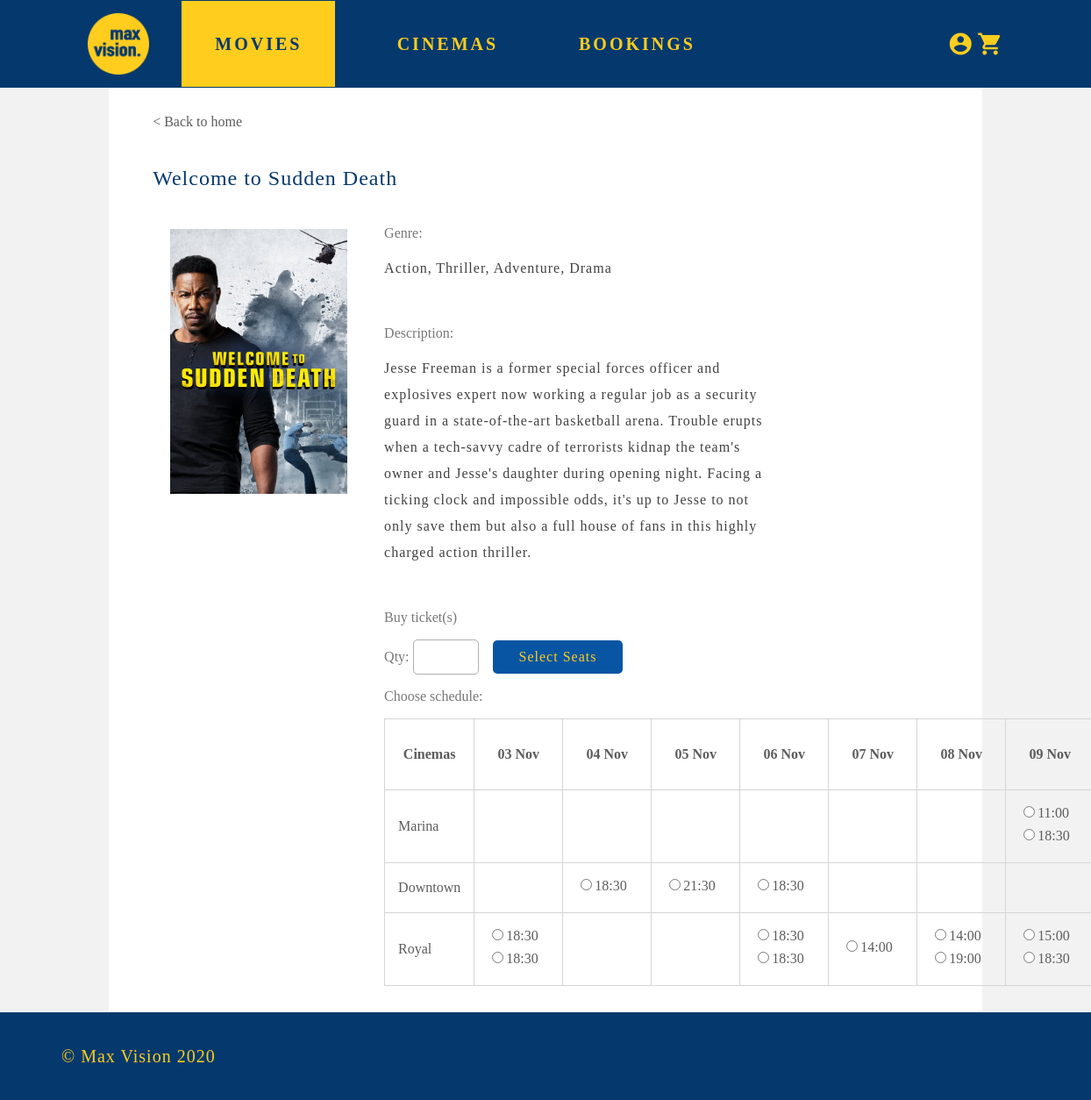
Page /movies/movie_details.php?movie_id=1 on the earlier database version.
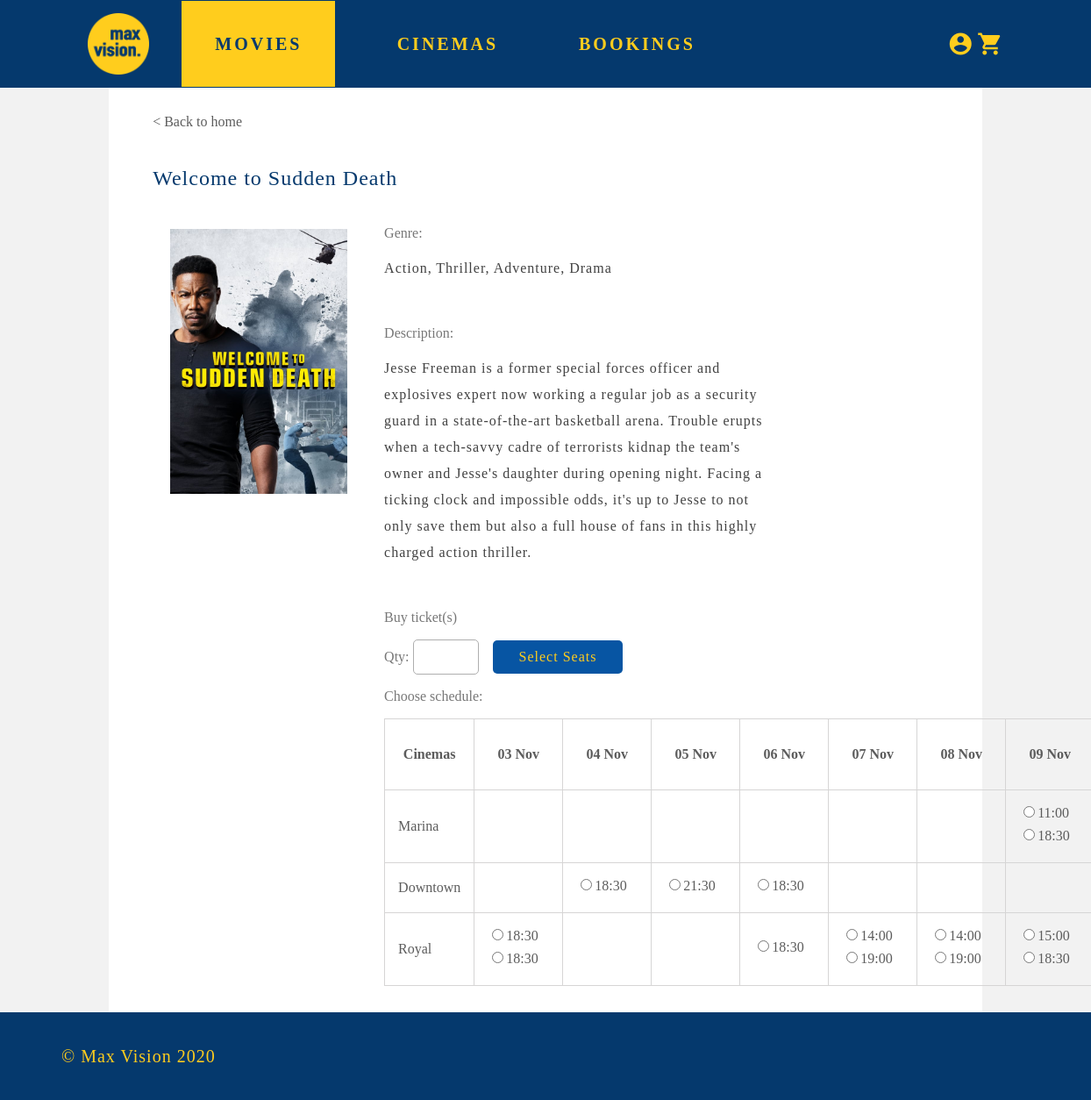
Same page on the later database version.
### tables this page shows
CREATE TABLE IF NOT EXISTS `movies` (
  `id` int(3) NOT NULL AUTO_INCREMENT,
  `movie_name` varchar(255) NOT NULL,
  `genre` varchar(255) NOT NULL,
  `genre1` varchar(255) DEFAULT NULL,
  `genre2` varchar(255) DEFAULT NULL,
  `genre3` varchar(255) DEFAULT NULL,
  `genre4` varchar(255) DEFAULT NULL,
  `genre5` varchar(255) DEFAULT NULL,
  `description` varchar(1000) NOT NULL,
  `picture_url` varchar(1000) NOT NULL,
  PRIMARY KEY (`id`)
);

CREATE TABLE IF NOT EXISTS `cinemas` (
  `id` int(8) NOT NULL AUTO_INCREMENT,
  `cinema_name` varchar(255) NOT NULL,
  `address` varchar(255) NOT NULL,
  `telephone` varchar(255) NOT NULL,
  `description` varchar(1000) NOT NULL,
  `picture` varchar(255) NOT NULL,
  PRIMARY KEY (`id`)
);

CREATE TABLE IF NOT EXISTS `movsessions` (
  `id` int(8) NOT NULL AUTO_INCREMENT,
  `movie_id` int(8) NOT NULL,
  `cinema_id` int(8) NOT NULL,
  `hall` int(2) NOT NULL,
  `weekend` tinyint(1) NOT NULL,
  `timing` datetime NOT NULL,
  `price` float(4,2) NOT NULL,
  `taken_seats` varchar(1000) NOT NULL,
  PRIMARY KEY (`id`),
  KEY `movie_id` (`movie_id`),
  KEY `cinema_id` (`cinema_id`)
);

### constants.php (called while the page is built, shortened)
<?php
    $today = date("Y-m-d");
?>

### movies/movie_details.php (the view, shortened to what this page needs)
<!DOCTYPE html>
<html>
   <head>
       <link rel="stylesheet" href="../css/main.css">
       <link rel="stylesheet" href="movie_details.css">
   </head>
   <body>
       <div id="main-header">
           <div class="row">
               <div class="col-2"><a href="../index.php" ><img class="cinema-name" src="../assets/common/logo2.png"></a></div>
               <div class="col-2"><a class="tab active" href="../index.php">MOVIES</a></div>
               <div class="col-2"><a class="tab" href="../cinemas/cinemas.php">CINEMAS</a></div>
               <div class="col-2"><a class="tab" href="../bookings/bookings.php">BOOKINGS</a></div>
               <?php
                    if(isset( $_SESSION['SESS_MEMBER_ID']) && !empty($_SESSION['SESS_MEMBER_ID']))
                    {
                        echo'<div class="col-3 login-container"><a href="../login/logout.php"><span class="username">'.$_SESSION["fname"].'</span><span class="logout">exit_to_app</span></a></div>
                            '
                        ;
                    }
                    else
                    {
                        echo'<div class="col-3 login-container"><a class="login" href="../login/login.php">account_circle</a></div>
                            '
                        ;
                    }
                ?>
                <div class="col-1 cart-container"><a class="cart" href="./booking_cart/booking_cart.php">shopping_cart</a></div>
           </div>
       </div>
       <div id="main-body">
           <div id="content-box">
                <a href="../index.php">< Back to home</a><br><br>
                <?php
                    include '../config.php';
                    $movie_id = $_GET['movie_id'];
                    $qty = $_GET['qty'];
                    $query = 'select * from movies where id='.$movie_id.';';
                    $movie_details = $db->query($query);
                    $row = $movie_details->fetch_assoc();
                    echo '
                        <p class="page-title">'.$row['movie_name'].'</p>
                    '
                ?>
                <div class="row">
                    <div class="col-3">
                        <?php
                            echo '
                                <img class="poster" src="..'.$row['picture_url'].'">
                            '
                        ?>
                    </div>
                    <div class="col-6" style="padding-left: 40px;">
                        <?php
                            echo '
                                <p class="grey-5" >Genre:</p><p class="grey-7 description" >'.$row['genre'].'</p><br>
                                <p class="grey-5" >Description: </p>
                                <p class="grey-7 description" >'.$row['description'].'</p>
                            '
                        ?>
                        <br>
                        <p class="grey-5" >Buy ticket(s) </p>
                        <form action="movie_seat_selection.php" method="GET">
                        <?php
                            echo '<p class="grey-5" style="display: inline;">Qty: </p><input type="number" min="1" max="10" name="qty" required value="'.$qty.'">&nbsp;&nbsp;&nbsp;&nbsp;<input type="submit" value="Select Seats">'
                        ?>
                        <p class="grey-5">Choose schedule: </p>
                        <table>
                            <?php
                            include '../constants.php';
                            $day=array($today, date('Y-m-d',strtotime("+1 day", strtotime($today))), date('Y-m-d',strtotime("+2 day", strtotime($today))), date('Y-m-d',strtotime("+3 day", strtotime($today))), date('Y-m-d',strtotime("+4 day", strtotime($today))), date('Y-m-d',strtotime("+5 day", strtotime($today))), date('Y-m-d',strtotime("+6 day", strtotime($today))));
                            ?>
                            <tr>
                                <th><p>Cinemas</p></th>
                                <?php
                                for ($x=0;$x<7;$x++){
                                    echo'<th>'.date('d M',strtotime($day[$x])).'</th>';
                                }
                                ?>
                            </tr>
                            <?php
                            $query = "SELECT id, cinema_id, CAST(timing AS DATE) date, timing AS time_movie FROM movsessions WHERE `movie_id`=$movie_id ORDER BY `cinema_id` ASC, `timing` ASC";
                            $movie_sess = $db->query($query);
                            $query2= "SELECT id, cinema_name FROM cinemas ORDER BY 'id' ASC";
                            $movie_name = $db->query($query2);
                            $row = $movie_sess->fetch_assoc();
                            while ($row2 = $movie_name->fetch_assoc()){
                                $movie_row=$row2['id'];
								while (!in_array($row['date'],$day )){
									$row = $movie_sess->fetch_assoc();
								}
                                if ($movie_row==$row['cinema_id']){
                                    echo '<tr>
                                        <td>'.$row2['cinema_name'].'</td>';
                                    for ($x=0;$x<7;$x++){
                                        echo'<td>';
                                        while ($day[$x]==$row['date']){
											if($day[0]==$row['date']&&date('G:i')>date('G:i',strtotime($row['time_movie']))){
											}
											else{
												echo '<input type="radio" name="movie_session_id" value="'.$row['id'].'">'.date('G:i',strtotime($row['time_movie'])).'</input><br>';
											}
											global $row;
                                            $row = $movie_sess->fetch_assoc();
                                        }
                                        echo'</td>';
                                    }
                                    echo '</tr>';
                                    while (!in_array($row['date'],$day)){
                                        if (!$row = $movie_sess->fetch_assoc())
                                            break;
                                    }
                                }
                            }
                            ?>
                        </table>
                        </form>
                    </div>
                </div>
           </div>
       </div>
       <div id="main-footer">
           <p>&#169; Max Vision 2020</p>
       </div>
   </body>
</html>

### css/main.css (style rules this page uses)
#main-header { height: 100px; background-color: #05396D; width: 100%; position: fixed; z-index: 1; }
body { background: #F2F2F2; margin: 0px; font-family: 'lato.regular', Geneva; min-width: 1200px; }
#main-header a:link, #main-header a:visited, #main-header a:active { text-decoration: none; color: #FFCD1D; }
#main-header .active { background-color: #FFCD1D; color: #05396D !important; }
.login { font-family: 'MaterialIcons-Regular'; color: #FFCD1D; vertical-align: middle; padding-right: 30px; line-height: 100px; font-weight: 400; font-size: 30px; }
.login-container { text-align: right; }
.tab { color: #FFCD1D; letter-spacing: 3px; vertical-align: middle; line-height: 100px; margin-right: 70px; font-weight: 700; font-size: 20px; padding: 38px; }
.cinema-name { width: 70px; height: 70px; margin: 15px 100px; float: left; }
.cart-container { text-align: center; }
.cart { font-family: 'MaterialIcons-Regular'; color: #FFCD1D; font-size: 30px; float: right; line-height: 100px; margin-right: 100px; }
#main-body { width: 80%; background-color: white; margin-left: auto; margin-right: auto; min-height: 100vh; padding-top: 100px; height: auto; z-index: -1; }
.page-title { font-size: 24px; letter-spacing: 1px; color: #05396D; }
#content-box { width: 90%; margin: auto; padding-top: 30px; height: 100%; }
#main-footer { background-color: #05396D; height: 100px; color: #FFCD1D; vertical-align: middle; line-height: 100px; letter-spacing: 1px; font-size: 20px; padding-left: 70px; }
#main-footer p { margin-top: 0px !important; }
.row { display:flex; flex-wrap:wrap; }
.col-1 { flex:0 0 8.333333%; max-width:8.333333% }
.col-2 { flex:0 0 16.666667%; max-width:16.666667% }
.col-3 { flex:0 0 25%; max-width:25%; margin: 0px; }
.col-6 { flex:0 0 50%; max-width:50% }
.grey-5 { color: #777777; }
.grey-7 { color: #414141; }
#main-body input { padding: 10px; border-radius: 5px; border: 1px solid#AEAEAE; font-family: 'lato.regular'; font-size: 16px; }
#main-body input[type="submit" i] { background-color: #0755A3; color: #FFCD1D; padding: 10px 30px; border-radius: 5px; border-width: 0px; font-family: 'lato.bold'; letter-spacing: 1px; }
input[type="radio" i] { background-color: initial; cursor: default; appearance: radio; box-sizing: border-box; margin: 3px 3px 10px 5px; padding: initial; border: initial; }

### movies/movie_details.css (style rules this page uses)
#content-box a:link, #content-box a:visited, #content-box a:active { text-decoration: none; color: #5C5C5C; }
.description { letter-spacing: 1px; line-height: 30px; }
.poster { width: 90%; margin: 20px; }
table, td, th { border: 1px solid #D6D5D5; border-collapse: collapse; color: #5C5C5C; }
table { margin-bottom: 30px; }
td, th { padding: 15px; min-width: 70px; }

Differences in the rows shown:
changed cinemas "Royal": loses movsessions (timing "18:30"); gains movsessions (timing "19:00")
shown differently, row unchanged: movsessions (number 6 of 14 on the later page): moves up the list
